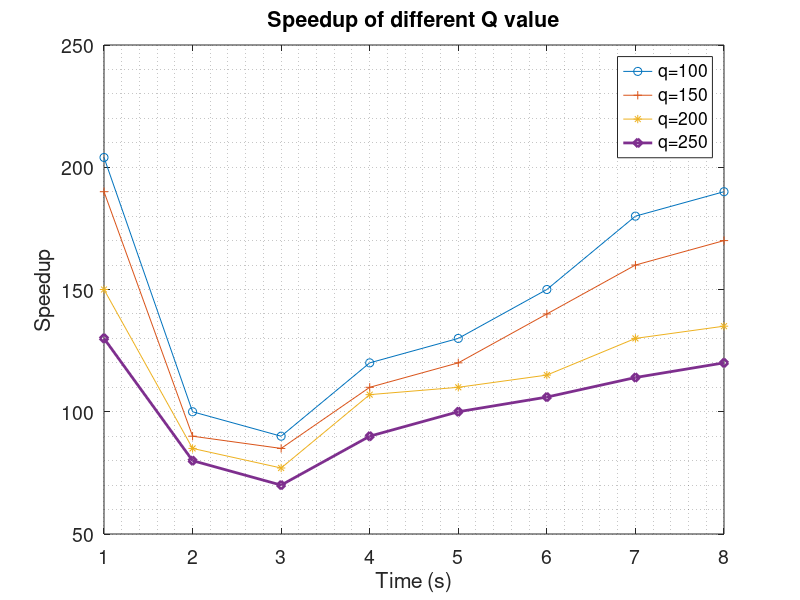

Source code (MATLAB):
q100 = [204 100 90 120 130 150 180 190];
q150 = [190 90 85 110 120 140 160 170];
q200 = [150 85 77 107 110 115 130 135];
q250 = [130 80 70 90 100 106 114 120];
X = [1:8];

figure(1);

plot(X, q100, '-o', X, q150, '-+', X, q200, '-*', X, q250, '-d','LineWidth',2);
xlabel('Time (s)');
ylabel('Speedup');
title('Speedup of different Q value');
legend('q=100', 'q=150', 'q=200', 'q=250', 'Location', 'Best');
grid minor
set(gca, 'FontSize', 14);

